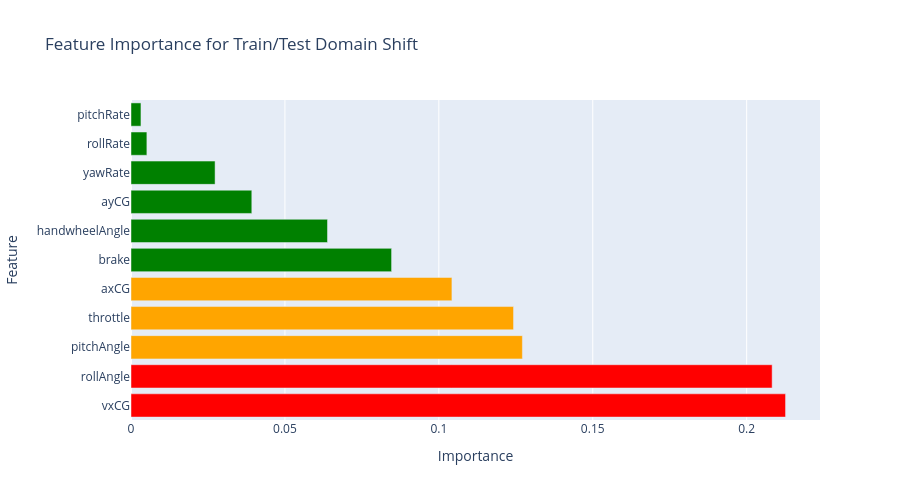

The cell this chart's notebook holds for it:
### Code cell
# Visualize feature importance for domain shift
fig = go.Figure(go.Bar(
    x=importances['Importance'],
    y=importances['Feature'],
    orientation='h',
    marker_color=['red' if x > 0.15 else 'orange' if x > 0.1 else 'green' 
                  for x in importances['Importance']]
))
fig.update_layout(
    title='Feature Importance for Train/Test Domain Shift',
    xaxis_title='Importance',
    yaxis_title='Feature',
    height=500
)
fig.show()

### Figure 1 — Plotly figure (JSON) as saved in the notebook; plotly's stock layout.template omitted (floating-point values rounded to 4 significant figures)
{"data": [{"marker": {"color": ["red", "red", "orange", "orange", "orange", "green", "green", "green", "green", "green", "green"]}, "orientation": "h", "type": "bar", "x": [0.2126, 0.2083, 0.1271, 0.1243, 0.1043, 0.08465, 0.06384, 0.03924, 0.02731, 0.005157, 0.003237], "y": ["vxCG", "rollAngle", "pitchAngle", "throttle", "axCG", "brake", "handwheelAngle", "ayCG", "yawRate", "rollRate", "pitchRate"]}], "layout": {"height": 500, "title": {"text": "Feature Importance for Train/Test Domain Shift"}, "xaxis": {"title": {"text": "Importance"}}, "yaxis": {"title": {"text": "Feature"}}}}
